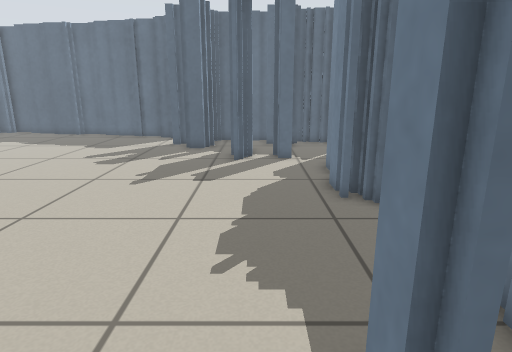
[1] (above)

19 first-person views from a walk through a Stage world. The camera is 0.78 m above the floor, tilts 14° down and sees 75° across. The lines on the ground mark 1 m squares. The floor is counted in squares, 0.25 m on a side. Each view is taken from the middle of a square. On the plan, view 1 faces up. The plan holds only what a view shows up to about 20 squares ahead; the rest is blank. The place goes on beyond the plan. The robots in the file are not drawn.

[2]
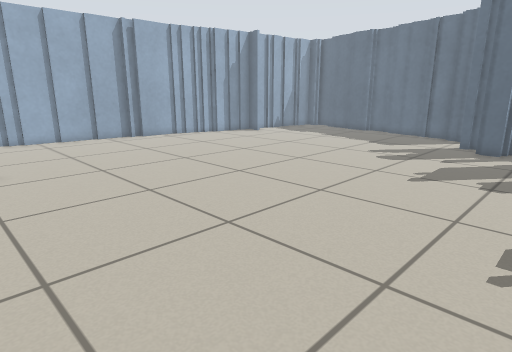

[3]
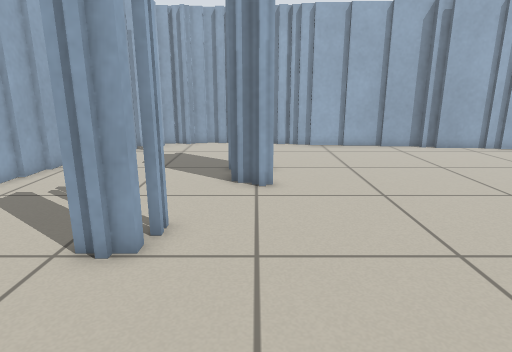

[4]
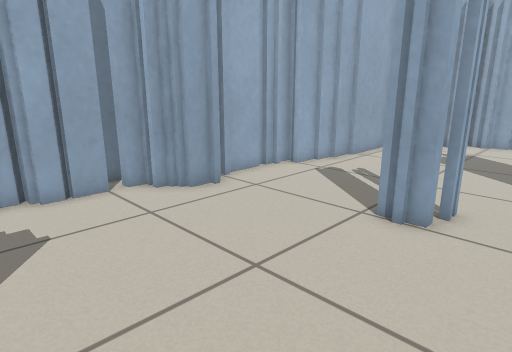

[5]
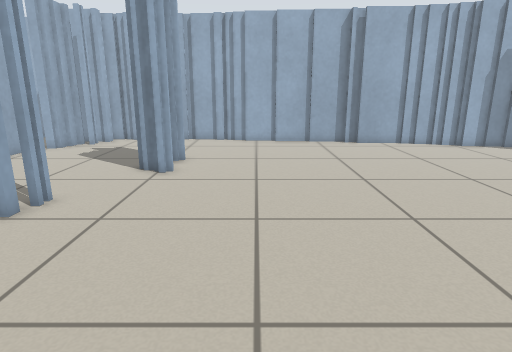

[6]
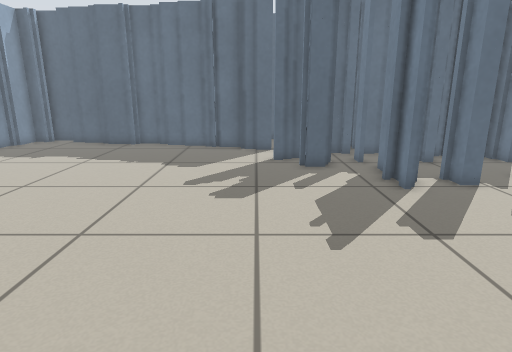

[7]
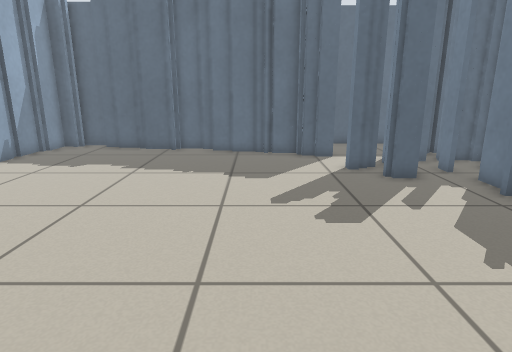

[8]
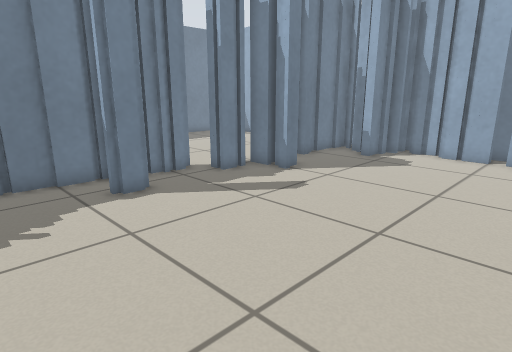

[9]
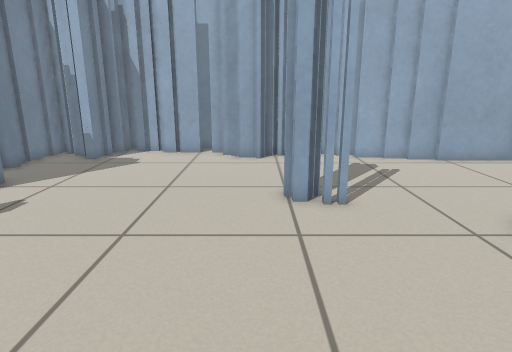

[10]
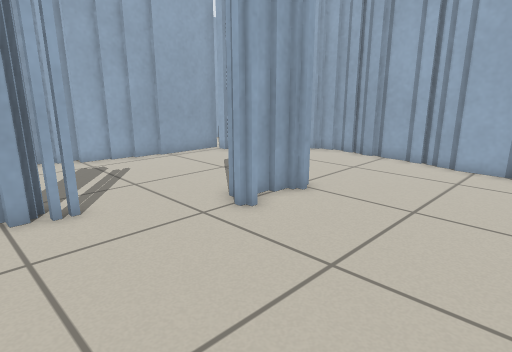

[11]
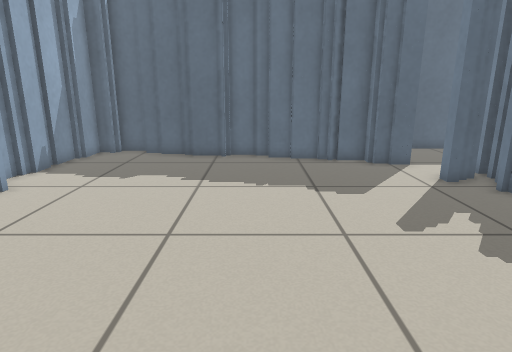

[12]
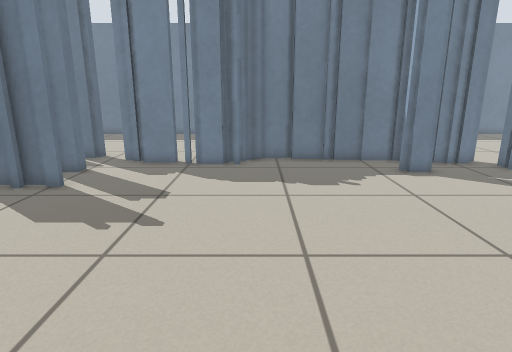

[13]
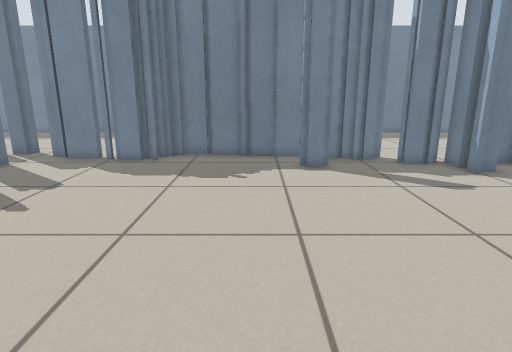

[14]
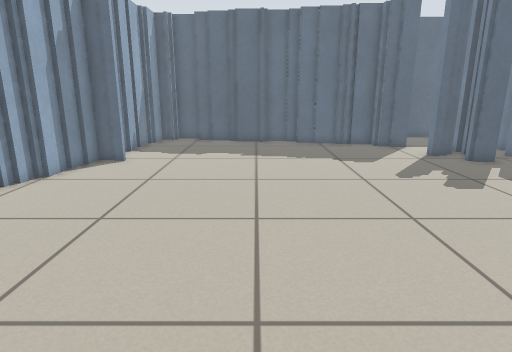

[15]
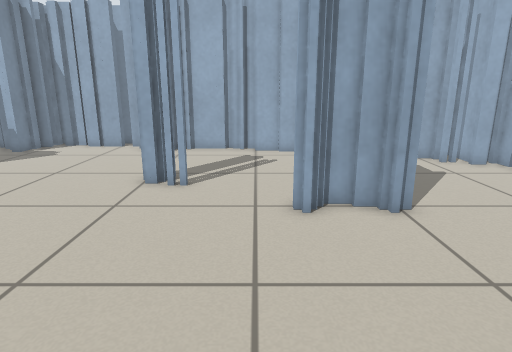

[16]
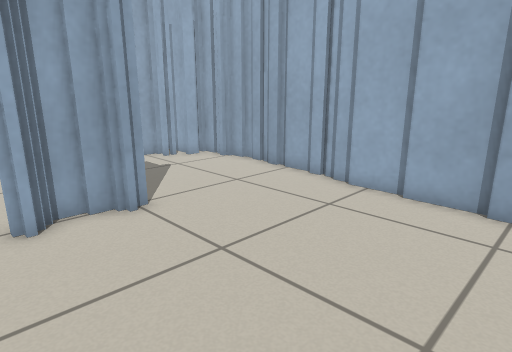

[17]
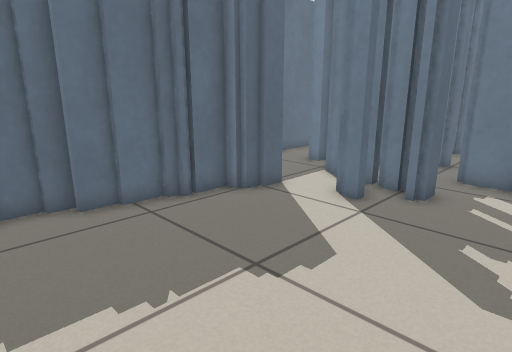

[18]
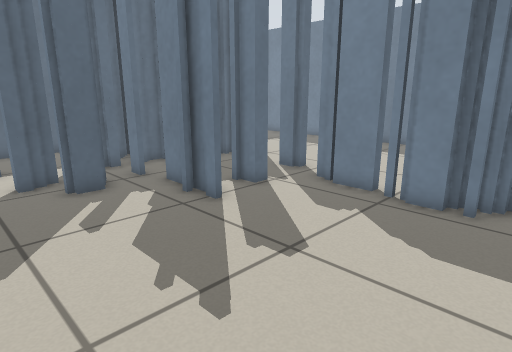

[19]
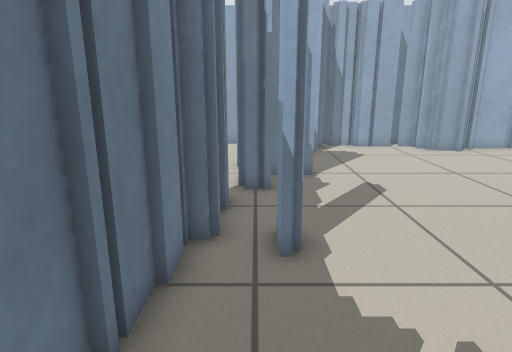

### Floor plan
Key: @ floor where view 1 was taken; # wall or solid block; x gap in a wall; . floor.
Columns run from 25 left of view 1 to 4 right of it. Each row starts with its distance up from view 1.
 28                      ######
 27      ####           ......
 26     ##..#######     ....#
 25     #.........##### ....##
 24     #.............##...##
 23     #.................####
 22     #................ #.##
 21     #...............###.###
 20    ##................##.x.#
 19    ##................##.###
 18    #....................##
 17    #....................###
 16   ##....................#.###
 15   #.........................#
 14   #.........................#
 13   #.........................#
 12   #.........................#
 11  ##.........................#
 10  # .........................##
  9  #...........................#
  8  #...........................#
  7  #...........................#
  6  #...........................#
  5  #...........................#
  4  #..........................##
  3 ##........................####
  2 #.........................####
  1 #...........................#
  0 #......####..............@..#
 -1 #......###..................#
 -2 #.............##...........##
 -3 #.............##...........#
 -4 #........................###
 -5 #........................###
 -6 ###........................#
 -7  ###.......................#
 -8   ###......................#
 -9     ########....##......#..#
-10            ########.....####
-11                   #######

Where each view was taken, in squares from view 1:
view 1: 0 up, 0 right, facing up
view 2: 1 down, 0 right, facing up-left
view 3: 0 up, 4 left, facing left
view 4: 0 up, 2 left, facing down-left
view 5: 4 up, 2 left, facing left
view 6: 5 up, 6 left, facing up
view 7: 7 up, 9 left, facing up
view 8: 7 up, 9 left, facing down-right
view 9: 7 up, 9 left, facing down
view 10: 7 up, 9 left, facing down-left
view 11: 9 up, 12 left, facing up
view 12: 9 up, 12 left, facing right
view 13: 5 up, 13 left, facing right
view 14: 4 up, 14 left, facing up
view 15: 9 up, 14 left, facing down
view 16: 9 up, 14 left, facing down-left
view 17: 16 up, 14 left, facing up-right
view 18: 8 up, 7 left, facing up-right
view 19: 9 up, 2 right, facing down
